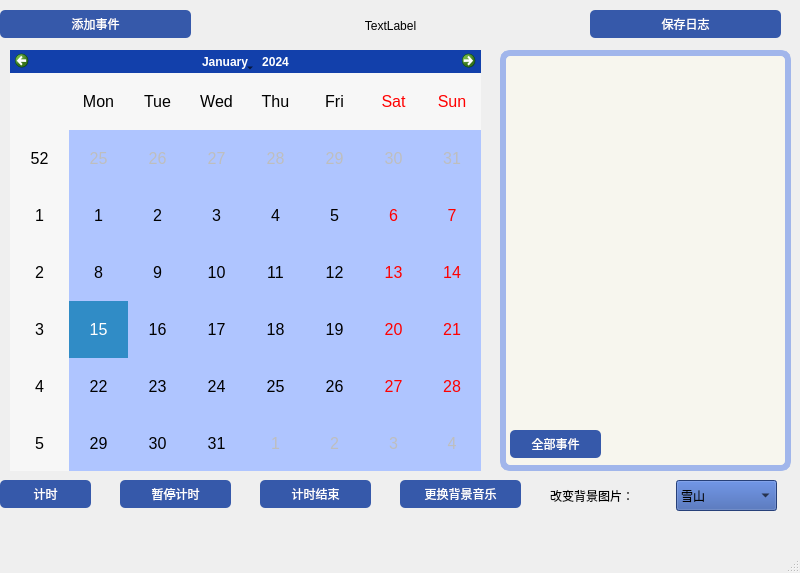
<?xml version="1.0" encoding="UTF-8"?>
<ui version="4.0">
 <class>MainWindow</class>
 <widget class="QMainWindow" name="MainWindow">
  <property name="geometry">
   <rect>
    <x>0</x>
    <y>0</y>
    <width>800</width>
    <height>573</height>
   </rect>
  </property>
  <property name="windowTitle">
   <string>MainWindow</string>
  </property>
  <widget class="QWidget" name="centralwidget">
   <widget class="QCalendarWidget" name="calendarWidget">
    <property name="geometry">
     <rect>
      <x>10</x>
      <y>50</y>
      <width>471</width>
      <height>421</height>
     </rect>
    </property>
    <property name="styleSheet">
     <string notr="true">#qt_calendar_calendarview {
    background-color: rgb(175, 197, 255);
    font:16px ;
	font: 9pt &quot;Ink Free&quot;;
}

#qt_calendar_monthbutton {
    background-color:rgb(18, 64, 171);
    font-color:rgb(0,134,139);
	font: 14pt &quot;仿宋&quot;;
}
#qt_calendar_yearbutton {
    background-color: rgb(18, 64, 171);
	font-color:rgb(0,0,0);
	font: 14pt &quot;Ink Free&quot;;
}
#qt_calendar_yearedit {
    background-color: rgb(255, 245, 215);
	font: 14pt &quot;仿宋&quot;;
}

#qt_calendar_navigationbar {
    background-color: rgb(18, 64, 171);
font-color:rgb(0,0,0);
}



QCalendarWidget QSpinBox::up-arrow { width:56px;  height:56px; }
  QCalendarWidget QSpinBox::down-arrow { width:56px;  height:56px; }
</string>
    </property>
   </widget>
   <widget class="QListWidget" name="listWidget">
    <property name="geometry">
     <rect>
      <x>500</x>
      <y>50</y>
      <width>291</width>
      <height>421</height>
     </rect>
    </property>
    <property name="styleSheet">
     <string notr="true">QListView {
	font: 25 9pt &quot;Microsoft YaHei&quot;;
	border: 6px solid rgb(161, 182, 235); /* 设置边框的大小，样式，颜色 */
	border-radius:10px;
	background-color:rgba(255, 253, 237,50%);
}

QListView::item:hover {
	background-color: transparent;
	padding: 10px;
	border-left: 3px solid rgb(130, 130, 130);
}
QListView::item:selected {
	background-color: transparent;
	color: black;
	padding: 10px;
	border-left: 3px solid black;
}                                                     

                                                            </string>
    </property>
   </widget>
   <widget class="QPushButton" name="pushButton_insert">
    <property name="geometry">
     <rect>
      <x>0</x>
      <y>10</y>
      <width>191</width>
      <height>28</height>
     </rect>
    </property>
    <property name="styleSheet">
     <string notr="true">QPushButton{
color:white;
background:rgb(54, 89, 170);
border-radius:5px
}
                                                             
QPushButton::hover{background:rgb(110,115,100);}
                                                            
QPushButton::pressed{background:#eb7350;}</string>
    </property>
    <property name="text">
     <string>添加事件</string>
    </property>
   </widget>
   <widget class="QPushButton" name="pushButton_save">
    <property name="geometry">
     <rect>
      <x>590</x>
      <y>10</y>
      <width>191</width>
      <height>28</height>
     </rect>
    </property>
    <property name="styleSheet">
     <string notr="true">QPushButton{
color:white;
background:rgb(54, 89, 170);
border-radius:5px
}
                                                             
QPushButton::hover{background:rgb(110,115,100);}
                                                            
QPushButton::pressed{background:#eb7350;}</string>
    </property>
    <property name="text">
     <string>保存日志</string>
    </property>
   </widget>
   <widget class="QLabel" name="label">
    <property name="geometry">
     <rect>
      <x>200</x>
      <y>10</y>
      <width>381</width>
      <height>31</height>
     </rect>
    </property>
    <property name="styleSheet">
     <string notr="true">QLabel{
color:white;
background:rgba(54, 89, 170,50%);
border-radius:5px;
font: 18pt &quot;Ink Free&quot;;
}
                                                             
/*QPushButton::hover{background:rgb(110,115,100);}
                                                            
QPushButton::pressed{background:#eb7350;}</string>
    </property>
    <property name="text">
     <string>TextLabel</string>
    </property>
    <property name="alignment">
     <set>Qt::AlignCenter</set>
    </property>
   </widget>
   <widget class="QPushButton" name="pushButton_begin">
    <property name="geometry">
     <rect>
      <x>0</x>
      <y>480</y>
      <width>91</width>
      <height>28</height>
     </rect>
    </property>
    <property name="styleSheet">
     <string notr="true">QPushButton{
color:white;
background:rgb(54, 89, 170) ;
border-radius:5px
}
    
QPushButton::hover{background:rgb(110,115,100);}
                                                            
QPushButton::pressed{background:#eb7350;}</string>
    </property>
    <property name="text">
     <string>计时</string>
    </property>
   </widget>
   <widget class="QPushButton" name="pushButton_stop">
    <property name="geometry">
     <rect>
      <x>120</x>
      <y>480</y>
      <width>111</width>
      <height>28</height>
     </rect>
    </property>
    <property name="styleSheet">
     <string notr="true">QPushButton{
color:white;
background:rgb(54, 89, 170);
border-radius:5px
}
                                                             
QPushButton::hover{background:rgb(110,115,100);}
                                                            
QPushButton::pressed{background:#eb7350;}</string>
    </property>
    <property name="text">
     <string>暂停计时</string>
    </property>
   </widget>
   <widget class="QPushButton" name="pushButton_set0">
    <property name="geometry">
     <rect>
      <x>260</x>
      <y>480</y>
      <width>111</width>
      <height>28</height>
     </rect>
    </property>
    <property name="styleSheet">
     <string notr="true">QPushButton{
color:white;
background:rgb(54, 89, 170);
border-radius:5px
}
                                                             
QPushButton::hover{background:rgb(110,115,100);}
                                                            
QPushButton::pressed{background:#eb7350;}</string>
    </property>
    <property name="text">
     <string>计时结束</string>
    </property>
   </widget>
   <widget class="QPushButton" name="pushButton_set0_2">
    <property name="geometry">
     <rect>
      <x>400</x>
      <y>480</y>
      <width>121</width>
      <height>28</height>
     </rect>
    </property>
    <property name="styleSheet">
     <string notr="true">QPushButton{
color:white;
background:rgb(54, 89, 170);
border-radius:5px
}
                                                             
QPushButton::hover{background:rgb(110,115,100);}
                                                            
QPushButton::pressed{background:#eb7350;}</string>
    </property>
    <property name="text">
     <string>更换背景音乐</string>
    </property>
   </widget>
   <widget class="QComboBox" name="comboBox">
    <property name="geometry">
     <rect>
      <x>676</x>
      <y>480</y>
      <width>101</width>
      <height>31</height>
     </rect>
    </property>
    <property name="styleSheet">
     <string notr="true">QComboBox{
font-color:rgb(255,255,255);
background:rgb(54, 89, 170)
}</string>
    </property>
    <item>
     <property name="text">
      <string>雪山</string>
     </property>
    </item>
    <item>
     <property name="text">
      <string>火车</string>
     </property>
    </item>
    <item>
     <property name="text">
      <string>窗外</string>
     </property>
    </item>
    <item>
     <property name="text">
      <string>草原</string>
     </property>
    </item>
    <item>
     <property name="text">
      <string>选择自己的图片</string>
     </property>
    </item>
   </widget>
   <widget class="QLabel" name="label_2">
    <property name="geometry">
     <rect>
      <x>550</x>
      <y>480</y>
      <width>121</width>
      <height>31</height>
     </rect>
    </property>
    <property name="styleSheet">
     <string notr="true">font: 11pt &quot;Adobe Devanagari&quot;;</string>
    </property>
    <property name="text">
     <string>改变背景图片：</string>
    </property>
   </widget>
   <widget class="QPushButton" name="pushButton_showall">
    <property name="geometry">
     <rect>
      <x>510</x>
      <y>430</y>
      <width>91</width>
      <height>28</height>
     </rect>
    </property>
    <property name="styleSheet">
     <string notr="true">QPushButton{
color:white;
background:rgb(54, 89, 170) ;
border-radius:5px
}
    
QPushButton::hover{background:rgb(110,115,100);}
                                                            
QPushButton::pressed{background:#eb7350;}</string>
    </property>
    <property name="text">
     <string>全部事件</string>
    </property>
   </widget>
  </widget>
  <widget class="QStatusBar" name="statusbar"/>
  <widget class="QMenuBar" name="menubar">
   <property name="geometry">
    <rect>
     <x>0</x>
     <y>0</y>
     <width>800</width>
     <height>26</height>
    </rect>
   </property>
  </widget>
 </widget>
 <resources/>
 <connections/>
</ui>
